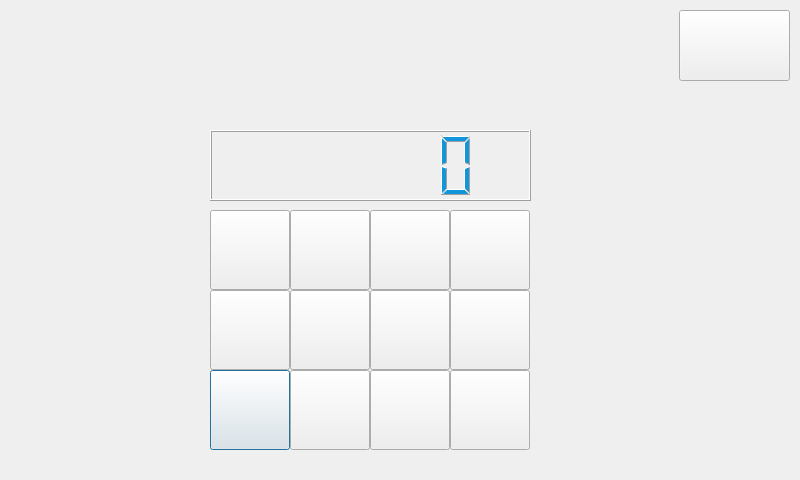
<?xml version="1.0" encoding="UTF-8"?>
<ui version="4.0">
 <class>UiLogin</class>
 <widget class="QDialog" name="UiLogin">
  <property name="geometry">
   <rect>
    <x>0</x>
    <y>0</y>
    <width>800</width>
    <height>480</height>
   </rect>
  </property>
  <property name="windowTitle">
   <string>贪玩蓝月</string>
  </property>
  <widget class="QPushButton" name="n7">
   <property name="geometry">
    <rect>
     <x>210</x>
     <y>370</y>
     <width>80</width>
     <height>80</height>
    </rect>
   </property>
   <property name="minimumSize">
    <size>
     <width>20</width>
     <height>20</height>
    </size>
   </property>
   <property name="text">
    <string/>
   </property>
  </widget>
  <widget class="QPushButton" name="n2">
   <property name="geometry">
    <rect>
     <x>290</x>
     <y>210</y>
     <width>80</width>
     <height>80</height>
    </rect>
   </property>
   <property name="minimumSize">
    <size>
     <width>20</width>
     <height>20</height>
    </size>
   </property>
   <property name="text">
    <string/>
   </property>
  </widget>
  <widget class="QPushButton" name="n6">
   <property name="geometry">
    <rect>
     <x>370</x>
     <y>290</y>
     <width>80</width>
     <height>80</height>
    </rect>
   </property>
   <property name="minimumSize">
    <size>
     <width>20</width>
     <height>20</height>
    </size>
   </property>
   <property name="text">
    <string/>
   </property>
  </widget>
  <widget class="QPushButton" name="n4">
   <property name="geometry">
    <rect>
     <x>210</x>
     <y>290</y>
     <width>80</width>
     <height>80</height>
    </rect>
   </property>
   <property name="minimumSize">
    <size>
     <width>20</width>
     <height>20</height>
    </size>
   </property>
   <property name="text">
    <string/>
   </property>
  </widget>
  <widget class="QPushButton" name="n3">
   <property name="geometry">
    <rect>
     <x>370</x>
     <y>210</y>
     <width>80</width>
     <height>80</height>
    </rect>
   </property>
   <property name="minimumSize">
    <size>
     <width>20</width>
     <height>20</height>
    </size>
   </property>
   <property name="text">
    <string/>
   </property>
  </widget>
  <widget class="QLCDNumber" name="lcdNumber">
   <property name="geometry">
    <rect>
     <x>210</x>
     <y>130</y>
     <width>321</width>
     <height>71</height>
    </rect>
   </property>
   <property name="styleSheet">
    <string notr="true">color: rgb(18, 150, 219);</string>
   </property>
   <property name="digitCount">
    <number>6</number>
   </property>
   <property name="mode">
    <enum>QLCDNumber::Oct</enum>
   </property>
  </widget>
  <widget class="QPushButton" name="n5">
   <property name="geometry">
    <rect>
     <x>290</x>
     <y>290</y>
     <width>80</width>
     <height>80</height>
    </rect>
   </property>
   <property name="minimumSize">
    <size>
     <width>20</width>
     <height>20</height>
    </size>
   </property>
   <property name="text">
    <string/>
   </property>
  </widget>
  <widget class="QPushButton" name="n9">
   <property name="geometry">
    <rect>
     <x>370</x>
     <y>370</y>
     <width>80</width>
     <height>80</height>
    </rect>
   </property>
   <property name="minimumSize">
    <size>
     <width>20</width>
     <height>20</height>
    </size>
   </property>
   <property name="text">
    <string/>
   </property>
  </widget>
  <widget class="QPushButton" name="n1">
   <property name="geometry">
    <rect>
     <x>210</x>
     <y>210</y>
     <width>80</width>
     <height>80</height>
    </rect>
   </property>
   <property name="minimumSize">
    <size>
     <width>20</width>
     <height>20</height>
    </size>
   </property>
   <property name="text">
    <string/>
   </property>
  </widget>
  <widget class="QPushButton" name="n0">
   <property name="geometry">
    <rect>
     <x>450</x>
     <y>210</y>
     <width>80</width>
     <height>80</height>
    </rect>
   </property>
   <property name="minimumSize">
    <size>
     <width>20</width>
     <height>20</height>
    </size>
   </property>
   <property name="text">
    <string/>
   </property>
  </widget>
  <widget class="QPushButton" name="n8">
   <property name="geometry">
    <rect>
     <x>290</x>
     <y>370</y>
     <width>80</width>
     <height>80</height>
    </rect>
   </property>
   <property name="minimumSize">
    <size>
     <width>20</width>
     <height>20</height>
    </size>
   </property>
   <property name="text">
    <string/>
   </property>
  </widget>
  <widget class="QPushButton" name="login">
   <property name="geometry">
    <rect>
     <x>450</x>
     <y>370</y>
     <width>80</width>
     <height>80</height>
    </rect>
   </property>
   <property name="minimumSize">
    <size>
     <width>20</width>
     <height>20</height>
    </size>
   </property>
   <property name="text">
    <string/>
   </property>
  </widget>
  <widget class="QPushButton" name="exit1">
   <property name="geometry">
    <rect>
     <x>679</x>
     <y>10</y>
     <width>111</width>
     <height>71</height>
    </rect>
   </property>
   <property name="minimumSize">
    <size>
     <width>20</width>
     <height>20</height>
    </size>
   </property>
   <property name="text">
    <string/>
   </property>
  </widget>
  <widget class="QPushButton" name="ncl">
   <property name="geometry">
    <rect>
     <x>450</x>
     <y>290</y>
     <width>80</width>
     <height>80</height>
    </rect>
   </property>
   <property name="minimumSize">
    <size>
     <width>20</width>
     <height>20</height>
    </size>
   </property>
   <property name="text">
    <string/>
   </property>
  </widget>
  <widget class="QLabel" name="labelback">
   <property name="geometry">
    <rect>
     <x>0</x>
     <y>0</y>
     <width>800</width>
     <height>480</height>
    </rect>
   </property>
   <property name="text">
    <string/>
   </property>
  </widget>
  <zorder>labelback</zorder>
  <zorder>n7</zorder>
  <zorder>n2</zorder>
  <zorder>n6</zorder>
  <zorder>n4</zorder>
  <zorder>n3</zorder>
  <zorder>lcdNumber</zorder>
  <zorder>n5</zorder>
  <zorder>n9</zorder>
  <zorder>n1</zorder>
  <zorder>n0</zorder>
  <zorder>n8</zorder>
  <zorder>login</zorder>
  <zorder>exit1</zorder>
  <zorder>ncl</zorder>
 </widget>
 <resources/>
 <connections/>
</ui>
